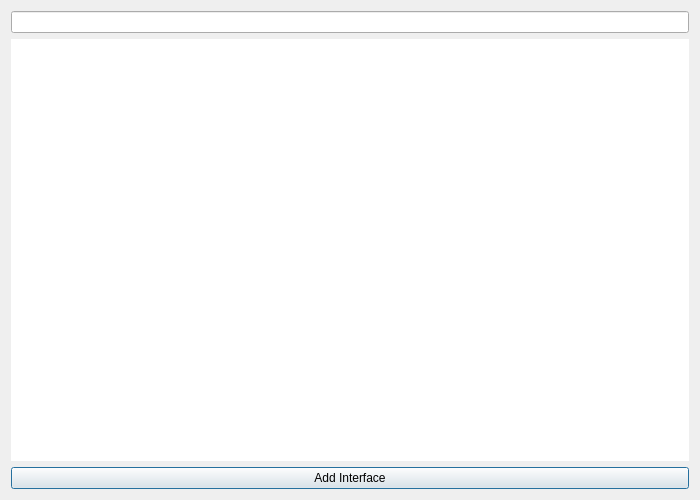
<?xml version="1.0" encoding="UTF-8"?>
<ui version="4.0">
 <class>interfaces_select_dialog</class>
 <widget class="QDialog" name="interfaces_select_dialog">
  <property name="geometry">
   <rect>
    <x>0</x>
    <y>0</y>
    <width>700</width>
    <height>500</height>
   </rect>
  </property>
  <property name="minimumSize">
   <size>
    <width>700</width>
    <height>500</height>
   </size>
  </property>
  <property name="maximumSize">
   <size>
    <width>700</width>
    <height>500</height>
   </size>
  </property>
  <property name="windowTitle">
   <string>Dialog</string>
  </property>
  <layout class="QVBoxLayout" name="verticalLayout">
   <item>
    <widget class="QLineEdit" name="lineEdit"/>
   </item>
   <item>
    <widget class="QTreeView" name="treeView">
     <property name="styleSheet">
      <string notr="true">QTreeView {
        border: none;
}

QTreeView::item {
        font-size: 14px;
        height: 28px;
        border: 1px solid #33333A;
        background: #605F6E;
}

QHeaderView {
                qproperty-defaultAlignment: AlignCenter;
}

QHeaderView {
        border: none;
}

QHeaderView::section {
        color: #ffffff;
        background-color: #252434;
        border: none;
        height: 36px;
        
}</string>
     </property>
    </widget>
   </item>
   <item>
    <widget class="QPushButton" name="select">
     <property name="text">
      <string>Add Interface</string>
     </property>
    </widget>
   </item>
  </layout>
 </widget>
 <resources/>
 <connections/>
</ui>
